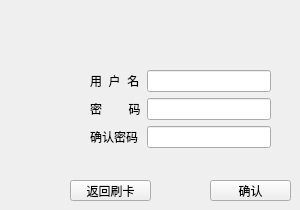
        <widget class="QWidget" name="input_2">
         <widget class="QWidget" name="formLayoutWidget_3">
          <property name="geometry">
           <rect>
            <x>90</x>
            <y>70</y>
            <width>181</width>
            <height>85</height>
           </rect>
          </property>
          <layout class="QFormLayout" name="formLayout_3">
           <item row="0" column="0">
            <widget class="QLabel" name="name_label_2">
             <property name="text">
              <string>用  户  名</string>
             </property>
            </widget>
           </item>
           <item row="1" column="0">
            <widget class="QLabel" name="passwd_label_2">
             <property name="text">
              <string>密        码</string>
             </property>
            </widget>
           </item>
           <item row="2" column="0">
            <widget class="QLabel" name="secpasswd_label_2">
             <property name="text">
              <string>确认密码</string>
             </property>
            </widget>
           </item>
           <item row="0" column="1">
            <widget class="QLineEdit" name="name_lineEdit_2"/>
           </item>
           <item row="1" column="1">
            <widget class="QLineEdit" name="pass_lineEdit_2">
             <property name="echoMode">
              <enum>QLineEdit::Password</enum>
             </property>
            </widget>
           </item>
           <item row="2" column="1">
            <widget class="QLineEdit" name="secpasswd_lineEdit_2">
             <property name="echoMode">
              <enum>QLineEdit::Password</enum>
             </property>
            </widget>
           </item>
          </layout>
         </widget>
         <widget class="QPushButton" name="newoffok_buttn">
          <property name="geometry">
           <rect>
            <x>210</x>
            <y>180</y>
            <width>81</width>
            <height>21</height>
           </rect>
          </property>
          <property name="text">
           <string>确认</string>
          </property>
         </widget>
         <widget class="QPushButton" name="newoffback_buttn_2">
          <property name="geometry">
           <rect>
            <x>70</x>
            <y>180</y>
            <width>81</width>
            <height>21</height>
           </rect>
          </property>
          <property name="text">
           <string>返回刷卡</string>
          </property>
         </widget>
        </widget>
